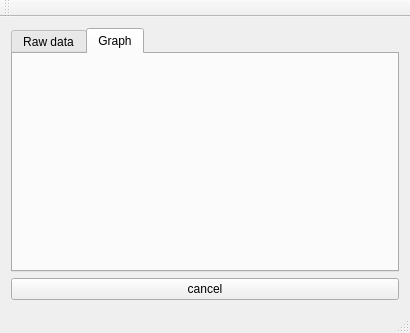
<?xml version="1.0" encoding="UTF-8"?>
<ui version="4.0">
 <class>MainWindow</class>
 <widget class="QMainWindow" name="MainWindow">
  <property name="geometry">
   <rect>
    <x>0</x>
    <y>0</y>
    <width>410</width>
    <height>333</height>
   </rect>
  </property>
  <property name="windowTitle">
   <string>MainWindow</string>
  </property>
  <widget class="QWidget" name="centralWidget">
   <layout class="QGridLayout" name="gridLayout_2">
    <item row="0" column="0">
     <layout class="QVBoxLayout" name="verticalLayout">
      <item>
       <widget class="QTabWidget" name="tabWidget">
        <property name="currentIndex">
         <number>1</number>
        </property>
        <widget class="QWidget" name="rawData">
         <attribute name="title">
          <string>Raw data</string>
         </attribute>
         <layout class="QGridLayout" name="gridLayout">
          <item row="0" column="0">
           <layout class="QHBoxLayout" name="horizontalLayout">
            <item>
             <widget class="QListWidget" name="listWidget"/>
            </item>
            <item>
             <widget class="QTextEdit" name="textEdit">
              <property name="placeholderText">
               <string>Serial data</string>
              </property>
             </widget>
            </item>
           </layout>
          </item>
         </layout>
        </widget>
        <widget class="QWidget" name="graph">
         <attribute name="title">
          <string>Graph</string>
         </attribute>
         <layout class="QGridLayout" name="gridLayout_3">
          <item row="0" column="0">
           <widget class="QCustomPlot" name="widget" native="true"/>
          </item>
         </layout>
        </widget>
       </widget>
      </item>
      <item>
       <widget class="QPushButton" name="cancelButton">
        <property name="text">
         <string>cancel</string>
        </property>
       </widget>
      </item>
     </layout>
    </item>
   </layout>
  </widget>
  <widget class="QMenuBar" name="menuBar">
   <property name="geometry">
    <rect>
     <x>0</x>
     <y>0</y>
     <width>410</width>
     <height>19</height>
    </rect>
   </property>
  </widget>
  <widget class="QToolBar" name="mainToolBar">
   <attribute name="toolBarArea">
    <enum>TopToolBarArea</enum>
   </attribute>
   <attribute name="toolBarBreak">
    <bool>false</bool>
   </attribute>
  </widget>
  <widget class="QStatusBar" name="statusBar"/>
 </widget>
 <layoutdefault spacing="6" margin="11"/>
 <customwidgets>
  <customwidget>
   <class>QCustomPlot</class>
   <extends>QWidget</extends>
   <header>qcustomplot.h</header>
   <container>1</container>
  </customwidget>
 </customwidgets>
 <resources/>
 <connections/>
</ui>
